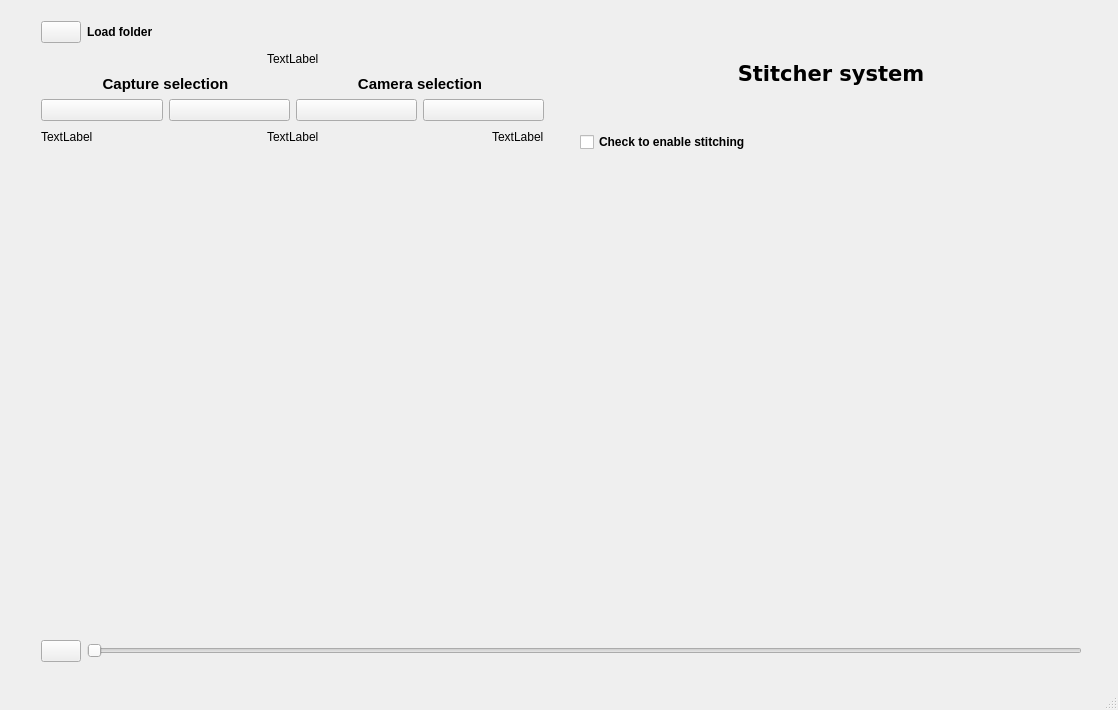
<?xml version="1.0" encoding="UTF-8"?>
<ui version="4.0">
 <class>MainWindow</class>
 <widget class="QMainWindow" name="MainWindow">
  <property name="geometry">
   <rect>
    <x>0</x>
    <y>0</y>
    <width>1118</width>
    <height>710</height>
   </rect>
  </property>
  <property name="windowTitle">
   <string>Media player</string>
  </property>
  <widget class="QWidget" name="centralwidget">
   <widget class="QWidget" name="">
    <property name="geometry">
     <rect>
      <x>41</x>
      <y>21</y>
      <width>1041</width>
      <height>641</height>
     </rect>
    </property>
    <layout class="QVBoxLayout" name="verticalLayout_7">
     <item>
      <layout class="QHBoxLayout" name="horizontalLayout_3">
       <item>
        <layout class="QVBoxLayout" name="verticalLayout_left">
         <item>
          <layout class="QVBoxLayout" name="verticalLayout">
           <item>
            <layout class="QHBoxLayout" name="horizontalLayout_2">
             <item>
              <widget class="QPushButton" name="button_loadfile">
               <property name="enabled">
                <bool>true</bool>
               </property>
               <property name="baseSize">
                <size>
                 <width>0</width>
                 <height>0</height>
                </size>
               </property>
               <property name="toolTip">
                <string>Click here to open data capture folder</string>
               </property>
               <property name="text">
                <string/>
               </property>
               <property name="icon">
                <iconset>
                 <normaloff>../../../icon_set/png/usb.png</normaloff>../../../icon_set/png/usb.png</iconset>
               </property>
               <property name="checkable">
                <bool>false</bool>
               </property>
               <property name="default">
                <bool>false</bool>
               </property>
               <property name="flat">
                <bool>false</bool>
               </property>
              </widget>
             </item>
             <item>
              <widget class="QLabel" name="info_label_2">
               <property name="font">
                <font>
                 <weight>75</weight>
                 <bold>true</bold>
                </font>
               </property>
               <property name="text">
                <string>Load folder</string>
               </property>
              </widget>
             </item>
             <item>
              <spacer name="horizontalSpacer_2">
               <property name="orientation">
                <enum>Qt::Horizontal</enum>
               </property>
               <property name="sizeHint" stdset="0">
                <size>
                 <width>40</width>
                 <height>20</height>
                </size>
               </property>
              </spacer>
             </item>
            </layout>
           </item>
           <item>
            <layout class="QHBoxLayout" name="horizontalLayout_6">
             <item>
              <spacer name="horizontalSpacer_7">
               <property name="orientation">
                <enum>Qt::Horizontal</enum>
               </property>
               <property name="sizeHint" stdset="0">
                <size>
                 <width>40</width>
                 <height>20</height>
                </size>
               </property>
              </spacer>
             </item>
             <item>
              <widget class="QLabel" name="info_label">
               <property name="text">
                <string>TextLabel</string>
               </property>
              </widget>
             </item>
             <item>
              <spacer name="horizontalSpacer_8">
               <property name="orientation">
                <enum>Qt::Horizontal</enum>
               </property>
               <property name="sizeHint" stdset="0">
                <size>
                 <width>40</width>
                 <height>20</height>
                </size>
               </property>
              </spacer>
             </item>
            </layout>
           </item>
           <item>
            <layout class="QHBoxLayout" name="horizontalLayout"/>
           </item>
          </layout>
         </item>
         <item>
          <layout class="QHBoxLayout" name="horizontalLayout_9">
           <item>
            <layout class="QVBoxLayout" name="verticalLayout_3">
             <item>
              <widget class="QLabel" name="capture">
               <property name="font">
                <font>
                 <pointsize>11</pointsize>
                 <weight>75</weight>
                 <bold>true</bold>
                </font>
               </property>
               <property name="text">
                <string>Capture selection</string>
               </property>
               <property name="alignment">
                <set>Qt::AlignCenter</set>
               </property>
              </widget>
             </item>
             <item>
              <layout class="QHBoxLayout" name="horizontalLayout_7">
               <item>
                <widget class="QPushButton" name="button_previous_capture">
                 <property name="text">
                  <string/>
                 </property>
                </widget>
               </item>
               <item>
                <widget class="QPushButton" name="button_next_capture">
                 <property name="text">
                  <string/>
                 </property>
                </widget>
               </item>
              </layout>
             </item>
            </layout>
           </item>
           <item>
            <layout class="QVBoxLayout" name="verticalLayout_4">
             <item>
              <widget class="QLabel" name="camera">
               <property name="font">
                <font>
                 <pointsize>11</pointsize>
                 <weight>75</weight>
                 <bold>true</bold>
                </font>
               </property>
               <property name="layoutDirection">
                <enum>Qt::LeftToRight</enum>
               </property>
               <property name="autoFillBackground">
                <bool>false</bool>
               </property>
               <property name="text">
                <string>Camera selection</string>
               </property>
               <property name="alignment">
                <set>Qt::AlignCenter</set>
               </property>
              </widget>
             </item>
             <item>
              <layout class="QHBoxLayout" name="horizontalLayout_8">
               <item>
                <widget class="QPushButton" name="button_previous_camera">
                 <property name="text">
                  <string/>
                 </property>
                </widget>
               </item>
               <item>
                <widget class="QPushButton" name="button_next_camera">
                 <property name="text">
                  <string/>
                 </property>
                </widget>
               </item>
              </layout>
             </item>
            </layout>
           </item>
          </layout>
         </item>
         <item>
          <layout class="QHBoxLayout" name="horizontalLayout_5">
           <item>
            <widget class="QLabel" name="camera_label">
             <property name="text">
              <string>TextLabel</string>
             </property>
            </widget>
           </item>
           <item>
            <spacer name="horizontalSpacer">
             <property name="orientation">
              <enum>Qt::Horizontal</enum>
             </property>
             <property name="sizeHint" stdset="0">
              <size>
               <width>40</width>
               <height>20</height>
              </size>
             </property>
            </spacer>
           </item>
           <item>
            <widget class="QLabel" name="capture_label">
             <property name="text">
              <string>TextLabel</string>
             </property>
            </widget>
           </item>
           <item>
            <spacer name="horizontalSpacer_6">
             <property name="orientation">
              <enum>Qt::Horizontal</enum>
             </property>
             <property name="sizeHint" stdset="0">
              <size>
               <width>40</width>
               <height>20</height>
              </size>
             </property>
            </spacer>
           </item>
           <item>
            <widget class="QLabel" name="camera_number_label">
             <property name="text">
              <string>TextLabel</string>
             </property>
            </widget>
           </item>
          </layout>
         </item>
         <item>
          <widget class="ImageWindow" name="image_view" native="true">
           <property name="sizePolicy">
            <sizepolicy hsizetype="Preferred" vsizetype="Expanding">
             <horstretch>0</horstretch>
             <verstretch>0</verstretch>
            </sizepolicy>
           </property>
          </widget>
         </item>
        </layout>
       </item>
       <item>
        <spacer name="horizontalSpacer_4">
         <property name="orientation">
          <enum>Qt::Horizontal</enum>
         </property>
         <property name="sizeType">
          <enum>QSizePolicy::Minimum</enum>
         </property>
         <property name="sizeHint" stdset="0">
          <size>
           <width>30</width>
           <height>20</height>
          </size>
         </property>
        </spacer>
       </item>
       <item>
        <layout class="QVBoxLayout" name="verticalLayout_5">
         <item>
          <layout class="QVBoxLayout" name="verticalLayout_2">
           <item>
            <spacer name="verticalSpacer_2">
             <property name="orientation">
              <enum>Qt::Vertical</enum>
             </property>
             <property name="sizeType">
              <enum>QSizePolicy::Minimum</enum>
             </property>
             <property name="sizeHint" stdset="0">
              <size>
               <width>20</width>
               <height>40</height>
              </size>
             </property>
            </spacer>
           </item>
           <item>
            <widget class="QLabel" name="stitcher_label">
             <property name="font">
              <font>
               <family>DejaVu Sans</family>
               <pointsize>16</pointsize>
               <weight>75</weight>
               <bold>true</bold>
              </font>
             </property>
             <property name="text">
              <string>Stitcher system</string>
             </property>
             <property name="alignment">
              <set>Qt::AlignCenter</set>
             </property>
            </widget>
           </item>
           <item>
            <spacer name="verticalSpacer">
             <property name="orientation">
              <enum>Qt::Vertical</enum>
             </property>
             <property name="sizeType">
              <enum>QSizePolicy::Minimum</enum>
             </property>
             <property name="sizeHint" stdset="0">
              <size>
               <width>20</width>
               <height>40</height>
              </size>
             </property>
            </spacer>
           </item>
          </layout>
         </item>
         <item>
          <layout class="QHBoxLayout" name="horizontalLayout_10">
           <item>
            <widget class="QCheckBox" name="stitcher_checkbox">
             <property name="font">
              <font>
               <weight>75</weight>
               <bold>true</bold>
              </font>
             </property>
             <property name="text">
              <string>Check to enable stitching</string>
             </property>
            </widget>
           </item>
           <item>
            <spacer name="horizontalSpacer_3">
             <property name="orientation">
              <enum>Qt::Horizontal</enum>
             </property>
             <property name="sizeHint" stdset="0">
              <size>
               <width>40</width>
               <height>20</height>
              </size>
             </property>
            </spacer>
           </item>
          </layout>
         </item>
         <item>
          <widget class="ImageWindow" name="stitcher_view" native="true">
           <property name="sizePolicy">
            <sizepolicy hsizetype="Preferred" vsizetype="Expanding">
             <horstretch>0</horstretch>
             <verstretch>0</verstretch>
            </sizepolicy>
           </property>
          </widget>
         </item>
         <item>
          <layout class="QVBoxLayout" name="verticalLayout_6">
           <item>
            <spacer name="verticalSpacer_3">
             <property name="orientation">
              <enum>Qt::Vertical</enum>
             </property>
             <property name="sizeType">
              <enum>QSizePolicy::Minimum</enum>
             </property>
             <property name="sizeHint" stdset="0">
              <size>
               <width>423</width>
               <height>25</height>
              </size>
             </property>
            </spacer>
           </item>
          </layout>
         </item>
        </layout>
       </item>
      </layout>
     </item>
     <item>
      <layout class="QHBoxLayout" name="horizontalLayout_4">
       <item>
        <widget class="QPushButton" name="button_play">
         <property name="text">
          <string/>
         </property>
        </widget>
       </item>
       <item>
        <widget class="QSlider" name="slider">
         <property name="orientation">
          <enum>Qt::Horizontal</enum>
         </property>
        </widget>
       </item>
      </layout>
     </item>
    </layout>
   </widget>
  </widget>
  <widget class="QMenuBar" name="menubar">
   <property name="geometry">
    <rect>
     <x>0</x>
     <y>0</y>
     <width>1118</width>
     <height>22</height>
    </rect>
   </property>
  </widget>
  <widget class="QStatusBar" name="statusbar"/>
 </widget>
 <customwidgets>
  <customwidget>
   <class>ImageWindow</class>
   <extends>QWidget</extends>
   <header>customviewWidget</header>
   <container>1</container>
  </customwidget>
 </customwidgets>
 <resources/>
 <connections/>
</ui>
